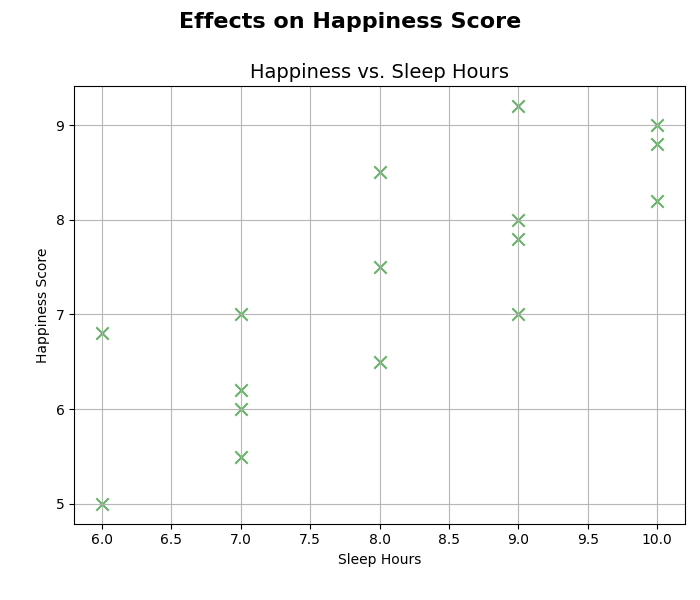

This figure's Python source:
import matplotlib.pyplot as plt
import numpy as np

# Data
happiness_score = np.array([5.0, 6.2, 6.5, 6.0, 7.0, 8.2, 7.5, 7.8, 9.0, 8.5, 7.0, 6.8, 8.0, 8.8, 9.2, 5.5])
sleep_hours = np.array([6, 7, 8, 7, 9, 10, 8, 9, 10, 8, 7, 6, 9, 10, 9, 7])

fig, ax = plt.subplots(figsize=(7, 6))

# Scatter plot for Happiness vs. Sleep Hours
ax.scatter(sleep_hours, happiness_score, color='green', s=80, edgecolor='gray', alpha=0.6, marker='x')
ax.grid(True, linestyle='-', alpha=0.9)
ax.set_title('Happiness vs. Sleep Hours', fontsize=14)
ax.set_xlabel('Sleep Hours')
ax.set_ylabel('Happiness Score')

fig.tight_layout(rect=[0.03, 0.03, 1, 0.92])
fig.suptitle('Effects on Happiness Score', fontsize=16, weight='bold')
plt.show()
